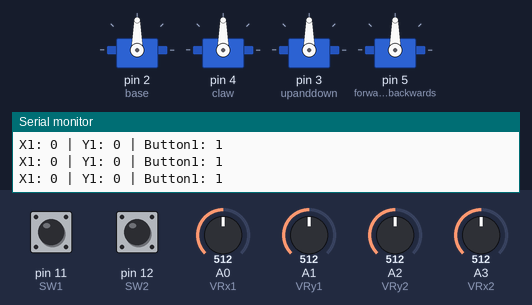
The sketch below on a simulated Arduino Uno, built with avr-gcc and run on an emulated ATmega328P. Shown: 4 × servo, the last lines printed to the serial monitor. The inputs (shaded band) are chosen by the test bench; at power-on: A0 (VRx1) = 512, A2 (VRy2) = 512, A3 (VRx2) = 512, pin 11 (SW1) HIGH, pin 12 (SW2) HIGH, A1 (VRy1) = 512.

Above: at 1.2 s.
1.3 s: A0 (VRx1) set to 805
2.8 s: A0 (VRx1) set to 830
At 3.5 s:
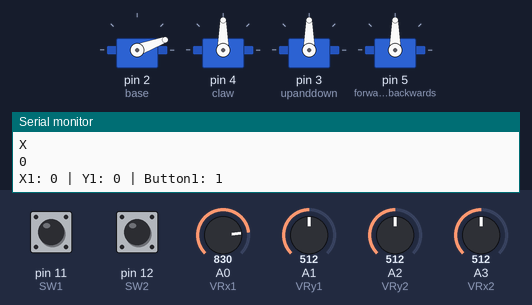
4.4 s: A2 (VRy2) set to 228
5.9 s: A2 (VRy2) set to 201
At 6.5 s:
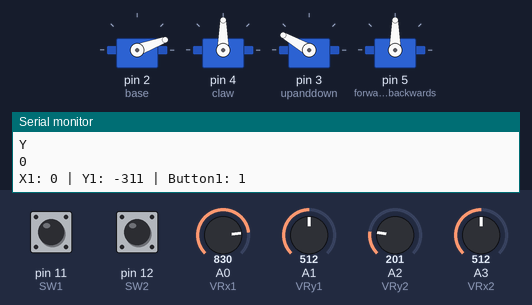
7.5 s: A3 (VRx2) set to 802
9.0 s: A3 (VRx2) set to 830
At 10.2 s:
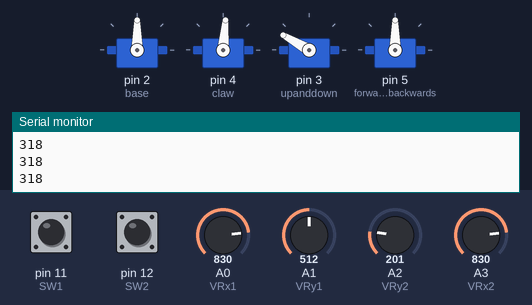
Timing chart, 0 to 11.6 s (numbered marks = the images above; inputs shaded):
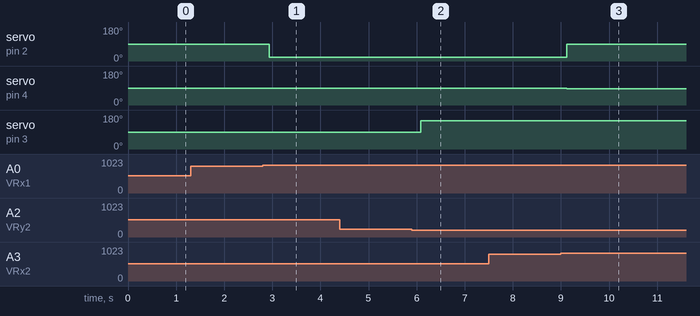

Measured:
- the behaviour switches between 812 and 813 on A0 (VRx1) (found by bisection; images 0 and 1)
- the behaviour switches between 212 and 211 on A2 (VRy2) (found by bisection; images 1 and 2)
- the behaviour switches between 812 and 813 on A3 (VRx2) (found by bisection; images 2 and 3)
- after the input at 2.8 s, servo on pin 2 (base): 90° → 20° after 0.14 s
- after the input at 5.9 s, servo on pin 3 (upanddown): 90° → 150° after 0.19 s
- after the input at 9.0 s, servo on pin 2 (base): 20° → 90° after 0.12 s; servo on pin 4 (claw): 90° → 85° after 0.12 s

The sketch:

robotarm.ino
```cpp
#include <Servo.h>

Servo claw;
Servo base;
Servo upanddown;
Servo forwardsandbackwards;// create servo object to control a servo
int pos = 90; // variable to store the servo position

int VRx1 = A0;
int VRy1 = A1;
int SW1 = 11;

int xPosition1 = 0;
int yPosition1 = 0;
int SW_state1 = 0;
int mapX1 = 0;
int mapY1 = 0;

int VRy2 = A2;
int VRx2 = A3;
int SW2 = 12;

int xPosition2 = 0;
int yPosition2 = 0;
int SW_state2 = 0;
int mapX2 = 0;
int mapY2 = 0;

void setup() {
    // attaches the servo on pin 9 to the servo object
  base.attach(2);
  claw.attach(4);
  upanddown.attach(3);
  forwardsandbackwards.attach(5);

  Serial.begin(9600);
  pinMode(VRx1, INPUT);
  pinMode(VRy1, INPUT);
  pinMode(SW1, INPUT_PULLUP);
}

void loop() {
  xPosition1 = analogRead(VRx1);
  yPosition1 = analogRead(VRy1);
  SW_state1 = digitalRead(SW1);
  mapX1 = map(xPosition1, 0, 1023, -512, 512);
  mapY1 = map(yPosition1, 0, 1023, -512, 512);

  xPosition2 = analogRead(VRx2);
  yPosition2 = analogRead(VRy2);
  SW_state2 = digitalRead(SW2);
  mapX2 = map(xPosition2, 0, 1023, -512, 512);
  mapY2 = map(yPosition2, 0, 1023, -512, 512);


  Serial.print("X1: ");
  Serial.print(mapX2);
  Serial.print(" | Y1: ");
  Serial.print(mapY2);
  Serial.print(" | Button1: ");
  Serial.println(SW_state2);

  delay(100);
  base.write(90);
  claw.write(90);
  while(mapX2 < -300)
  {
    xPosition2 = analogRead(VRx2);
    yPosition2 = analogRead(VRy2);
    SW_state2 = digitalRead(SW2);
    mapX2 = map(xPosition2, 0, 1023, -512, 512);
    mapY2 = map(yPosition2, 0, 1023, -512, 512);
    claw.write(100);
    delay(10);
    Serial.println(mapX2);

  }
  while(mapX2 > 300)
  {
    xPosition2 = analogRead(VRx2);
    yPosition2 = analogRead(VRy2);
    SW_state2 = digitalRead(SW2);
    mapX2 = map(xPosition2, 0, 1023, -512, 512);
    mapY2 = map(yPosition2, 0, 1023, -512, 512);
    claw.write(85);
    delay(10);
    Serial.println(mapX2);
  }
   while(mapX1 < -500)
  {
    xPosition1 = analogRead(VRx1);
    yPosition1 = analogRead(VRy1);
    SW_state1 = digitalRead(SW1);
    mapX1 = map(xPosition1, 0, 1023, -512, 512);
    mapY1 = map(yPosition1, 0, 1023, -512, 512);
    base.write(180);
    delay(10);
    Serial.println("X");
    Serial.println(mapX1);

  }
   while(mapX1 > 300)
  {
    xPosition1 = analogRead(VRx1);
    yPosition1 = analogRead(VRy1);
    SW_state1 = digitalRead(SW1);
    mapX1 = map(xPosition2, 0, 1023, -512, 512);
    mapY1 = map(yPosition2, 0, 1023, -512, 512);
    base.write(20);
    delay(10);
    Serial.println("X");
    Serial.println(mapX1);
  }
  while(mapY2 < -500)
  {
    xPosition2 = analogRead(VRx2);
    yPosition2 = analogRead(VRy2);
    SW_state2 = digitalRead(SW2);
    mapX2 = map(xPosition2, 0, 1023, -512, 512);
    mapY2 = map(yPosition2, 0, 1023, -512, 512);
    claw.write(180);
    delay(10);
    Serial.println(mapY2);

  }
  while(mapY2 > 300)
  {
    xPosition2 = analogRead(VRx2);
    yPosition2 = analogRead(VRy2);
    SW_state2 = digitalRead(SW2);
    mapX2 = map(xPosition2, 0, 1023, -512, 512);
    mapY2 = map(yPosition2, 0, 1023, -512, 512);
    claw.write(20);
    delay(10);
    Serial.println(mapY2);
  }
   while(mapY1 < -300)
  {
    xPosition1 = analogRead(VRx1);
    yPosition1 = analogRead(VRy1);
    SW_state1 = digitalRead(SW1);
    mapX1 = map(xPosition1, 0, 1023, -512, 512);
    mapY1 = map(yPosition1, 0, 1023, -512, 512);
    upanddown.write(150);
    delay(10);
    Serial.println("Y");
    Serial.println(mapY1);

  }
   while(mapY1 > 300)
  {
    xPosition1 = analogRead(VRx1);
    yPosition1 = analogRead(VRy1);
    SW_state1 = digitalRead(SW1);
    mapX1 = map(xPosition2, 0, 1023, -512, 512);
    mapY1 = map(yPosition2, 0, 1023, -512, 512);
    upanddown.write(85);
    delay(180);
    Serial.println("Y");
    Serial.println(mapY1);
  }

}
```
